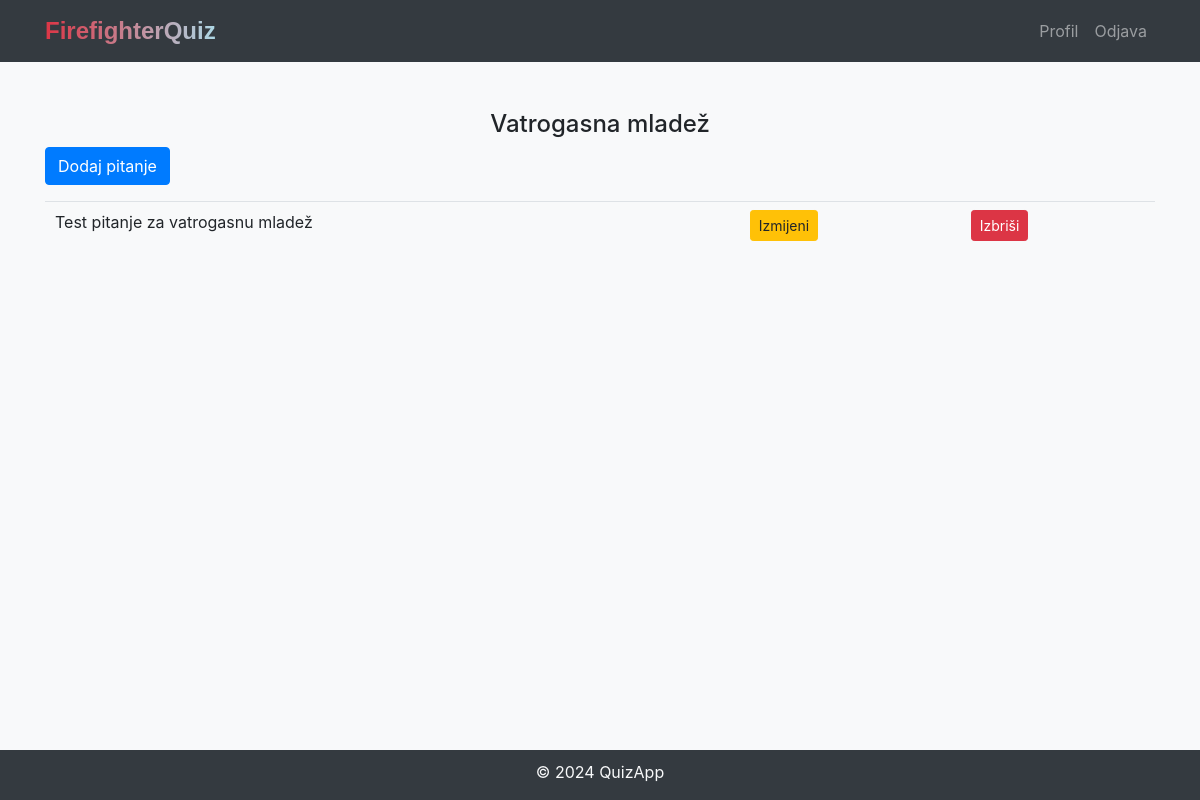
The page /list_questions/2 (signed in) on the database as committed earlier.
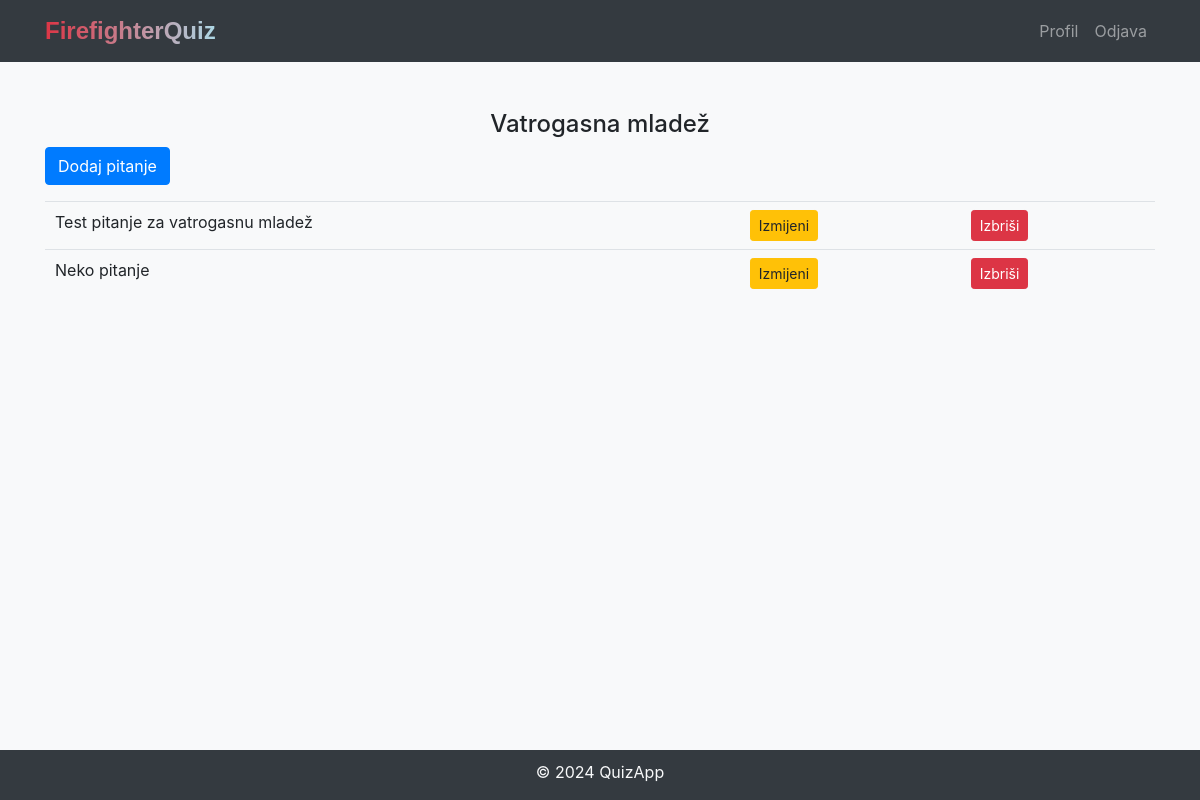
The same page on the database as committed later.
### models.py (models this page shows)
class Question(db.Model):
    id = db.Column(db.Integer, primary_key=True)
    question_text = db.Column(db.String(255), nullable=False)
    quiz_id = db.Column(db.Integer, db.ForeignKey('quiz.id'), nullable=False)
    answers = db.relationship('Answer', backref='question', lazy=True)
    image_id = db.Column(db.Integer, db.ForeignKey('image.id'))

### views.py (the view)
@admin_app.route('/list_questions/<int:quiz_id>')
@login_required
def list_questions(quiz_id):
    questions = Question.query.filter_by(quiz_id=quiz_id).all()
    quiz_name = Quiz.query.get(quiz_id).quiz_name
    return render_template('admin/listQuestions.html', quiz_id=quiz_id, quiz_name=quiz_name, questions=questions)

### models.py (called while the page is built)
@login_manager.user_loader
def load_user(user_id):
    return User.query.get(int(user_id))

### templates/admin/listQuestions.html (shortened to what this page needs)
<!DOCTYPE html>
<html lang="en">
<head>
    <link rel="stylesheet" type="text/css" href="https://cdn.datatables.net/1.10.24/css/jquery.dataTables.css">
    <link rel="stylesheet" href="https://maxcdn.bootstrapcdn.com/bootstrap/4.5.2/css/bootstrap.min.css">
    <link rel="stylesheet" href="{{ url_for('static', filename='css/styles.css') }}">
</head>
<body class="bg-light">
{% include 'navbar.html' %}
<div class="container mt-5">
    <h4 class="text-center">{{ quiz_name }}</h4>
    <a href="{{ url_for('admin.add_question', quiz_id=quiz_id) }}" class="btn btn-primary mb-3">Dodaj pitanje</a>
    <table class="table" id="questionsTable">
        <tbody>
        {% for question in questions %}
            <tr>
                <td>{{ question.question_text }}</td>
                <td>
                    <a href="{{ url_for('admin.edit_question', quiz_id=quiz_id, question_id=question.id) }}" class="btn btn-warning btn-sm">Izmijeni</a>
                </td>
                <td>
                    <a href="{{ url_for('admin.delete_question', quiz_id=quiz_id, question_id=question.id) }}" class="btn btn-danger btn-sm">Izbriši</a>
                </td>
            </tr>
        {% endfor %}
        </tbody>
    </table>
</div>
{% include 'footer.html' %}
</body>
</html>

Rows that differ between the two databases and show on the page:
added Question: question_text "Neko pitanje"
